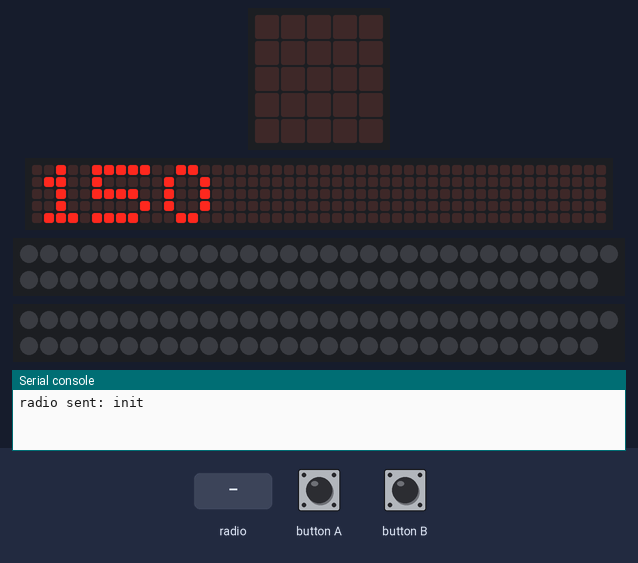
This program was run on a simulated BBC micro:bit running MicroPython. On the bench: the board's 5×5 LED display, a strip that is not on the board, showing the scrolling text unrolled, 2 × 59 RGB LEDs in strip order, left to right, continuing on the next row, the last lines printed to the serial console. Inputs (shaded band) come from the test bench. Dim RGB values are drawn brighter than linear; no radio messages arrive unless stated (any console line starting 'radio sent:' is added by the test bench); the 48×5 strip is a reading aid, not a part: it shows the text the display is scrolling, unrolled, one strip-width of it at a time.

Above: at 3.08 s.
4.4 s: button A pressed for 0.15 s
At 5.2 s:
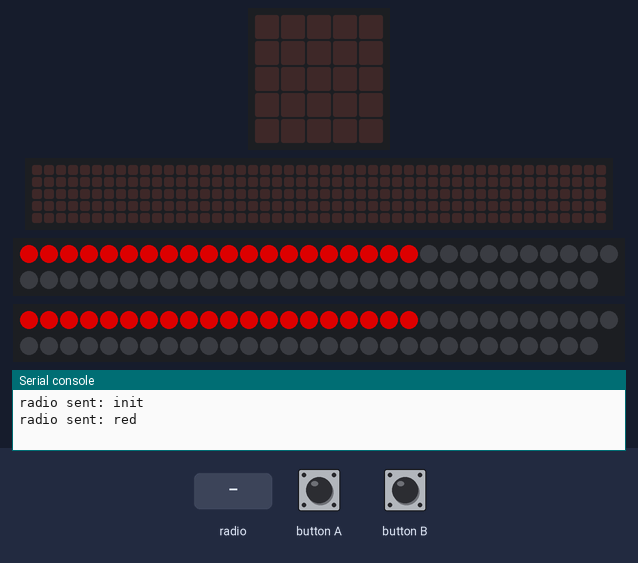
At 6.2 s:
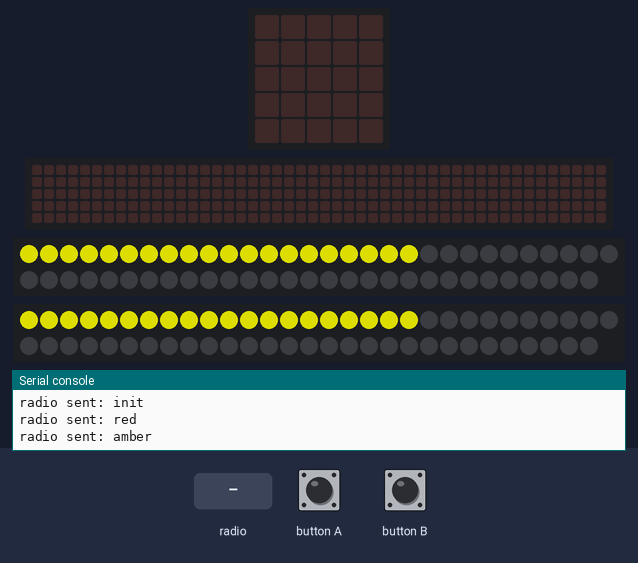
7.5 s: button B pressed for 0.15 s
At 8.0 s:
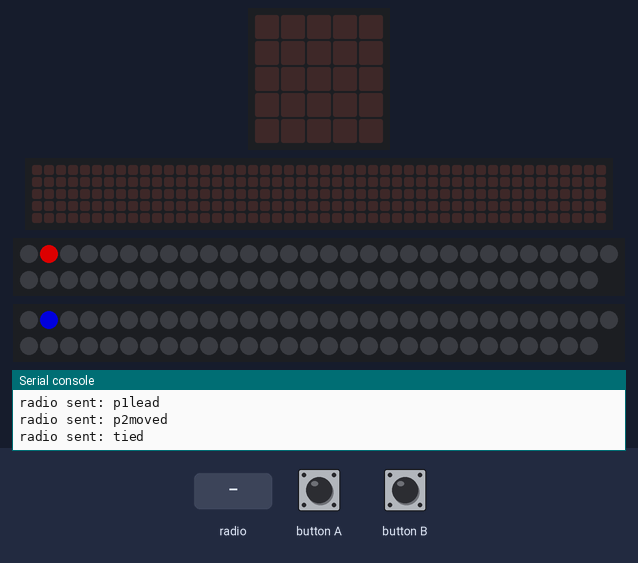

The program:

RacerCore.py
```python
from microbit import *
import neopixel
import radio

L = 150
RED = (L, 0, 0)
GREEN = (0, L, 0)
BLUE = (0, 0, L)
AMBER = (L, L, 0)

def less(v):
    return max(0, v - 60)


def softer(c):
    return tuple(map(less, c))


class Player:

    def __init__(self, colour, max_pos):
        self.pos = 0
        self.colour = colour
        self.max_pos = max_pos
        self.finished = False

    def resetMe(self):
        self.pos = 0
        self.finished = False

    def draw(self, pixels):
        pixels[self.pos] = self.colour
        if self.pos > 1:
            pixels[self.pos - 1] = softer(self.colour)
        if self.pos > 2:
            pixels[self.pos - 2] = softer(softer(self.colour))

    def move_forward(self):
        if not self.finished:
            self.pos = self.pos + 1
            if self.pos > self.max_pos:
                self.pos = self.max_pos
                self.finished = True

    def is_finished(self):
        return self.finished


class Game:
    STATE_FINISHED = 'f'
    STATE_STARTING = 's'
    STATE_LIGHTS = 'l'
    STATE_RACING = 'r'

    def __init__(self):
        self.num_pixels = 59
        self.strips = self.create_pixel_strips(self.num_pixels)
        self.players = [Player(RED, self.num_pixels - 1),
                        Player(BLUE, self.num_pixels - 1)]
        self.dirty = [False, False]
        self.state = Game.STATE_STARTING
        self.clear_strips()

    def create_pixel_strips(self, num):
        return [neopixel.NeoPixel(pin0, num), neopixel.NeoPixel(pin1, num)]

    def strip_show_colour(self, strip, colour, maxPxl=59):
        for i in range(min(self.num_pixels, maxPxl)):
            strip[i] = colour
        strip.show()

    def clear_strips(self):
        for s in self.strips:
            s.clear()
            s.show()

    def start_race(self):
        self.state = Game.STATE_LIGHTS
        for (c, msg) in [(RED, 'red'), (AMBER, 'amber'), (GREEN, 'green')]:
            radio.send(msg)
            for s in self.strips:
                self.strip_show_colour(s, c, 20)
            sleep(1000)
        self.clear_strips()
        self.state = Game.STATE_RACING
        radio.send('go')
        self.dirty = [True, True]

    def handle_radio_inputs(self):
        incoming = radio.receive()
        if incoming == 'start':
            if self.state == Game.STATE_STARTING:
                self.start_race()

        if incoming == 'a':
            self.advance_player(0)

        if incoming == 'b':
            self.advance_player(1)

    def advance_player(self, ix):
        if self.state == Game.STATE_RACING:
            self.players[ix].move_forward()
            radio.send('p1moved' if ix == 0 else 'p2moved')
            if self.players[ix].is_finished():
                self.state = Game.STATE_FINISHED
                radio.send("p1won" if ix == 0 else "p2won")
                for i in range(4):
                    for s in self.strips:
                        self.strip_show_colour(s, self.players[ix].colour)
                    sleep(200)
                    self.clear_strips()
                    sleep(200)
                sleep(3000)
                self.state = Game.STATE_STARTING
                for p in self.players:
                    p.resetMe()
            else:
                if self.players[0].pos > self.players[1].pos:
                    radio.send("p1lead")
                elif self.players[0].pos < self.players[1].pos:
                    radio.send("p2lead")
                else:
                    radio.send("tied")
            self.dirty[ix] = True

    def handle_inputs(self):
        self.handle_radio_inputs()

        if self.state == Game.STATE_STARTING:
            if button_a.is_pressed():
                self.start_race()
        else:
            if button_a.was_pressed():
                self.advance_player(0)
            if button_b.was_pressed():
                self.advance_player(1)

    def update(self):
        self.handle_inputs()

    def redraw_dirty(self):
        if self.state == Game.STATE_FINISHED:
            pass
        else:
            for i in range(2):
                if self.dirty[i]:
                    self.strips[i].clear()
                    self.players[i].draw(self.strips[i])
                    self.dirty[i] = False

                    self.strips[i].show()

    def game_loop(self):
        while True:
            self.update()
            self.redraw_dirty()

radio.on()
radio.config(group=21)
radio.send('init')
game = Game()
display.scroll("Core CH21 B", 40)
display.scroll(L, 40)
game.game_loop()
```

Measured:
- what the display in image 2 shows lasts 1.0 s, from 5.4 s to 6.4 s
